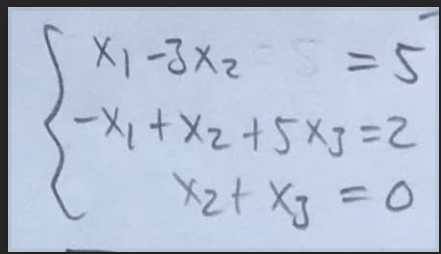
#> input picture test_image.png, 441 x 254 px
$ python LinEqSys.py
#> lines starting #> are read from the running program, lines starting #| are printed output that depends on the picture
import cv2
import pytesseract


class LinEqSys:
    def __init__(self):
        ...

    def add_equation(self, new_equation: str):
        ...

    def read_from_image(self, image_path: str):
#> called with image_path = 'test_image.png'
        try:
            img = cv2.imread(image_path)
#> img is the input picture: shape (254, 441, 3); mean B, G, R 210.9, 192.2, 179.9
            img = cv2.cvtColor(img, cv2.COLOR_BGR2GRAY)
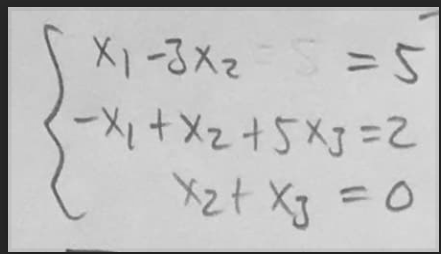
#> img: shape (254, 441); min 33, max 223, mean 190.7
#> (the run stopped early here; a loop or call above may not have finished)
